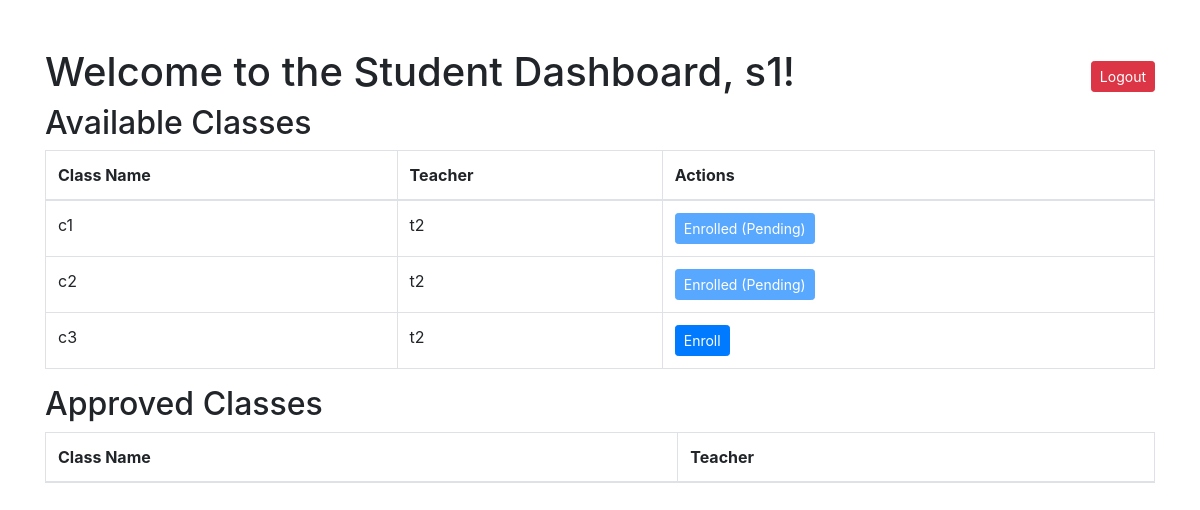
Screenshot of /student/dashboard (signed in) with the database file from the repository.
### app.py (models this page shows)
class User(UserMixin, db.Model):
    id = db.Column(db.Integer, primary_key=True)
    username = db.Column(db.String(150), unique=True, nullable=False)
    password = db.Column(db.String(150), nullable=False)
    role = db.Column(db.String(50), nullable=False)  # Role: Teacher or Student
    status = db.Column(db.String(50), default='pending')  # New status column

class Class(db.Model):
    id = db.Column(db.Integer, primary_key=True)
    name = db.Column(db.String(150), nullable=False)
    teacher_id = db.Column(db.Integer, db.ForeignKey('user.id'), nullable=False)
    students = db.relationship('Enrollment', backref='class_enrolled', lazy=True)
    teacher = db.relationship('User', backref='classes')

### app.py (the view)
@app.route('/student/dashboard')
@login_required
def student_dashboard():
    available_classes = Class.query.all()  # Get all available classes
    approved_classes = Class.query.join(Enrollment).filter(Enrollment.student_id == current_user.id, Enrollment.status == 'Approved').all()  # Get approved classes for the current student
    approved_classes_with_teachers = []
    for cls in approved_classes:
        approved_classes_with_teachers.append({
            'class': cls,
            'teacher_name': cls.teacher.username if cls.teacher else 'No teacher assigned'
        })
    pending_enrollments = Enrollment.query.filter_by(student_id=current_user.id, status='Pending').all()
    pending_class_ids = {enrollment.class_id for enrollment in pending_enrollments}
    return render_template('student/student_dashboard.html', available_classes=available_classes, approved_classes=approved_classes, pending_class_ids=pending_class_ids)

### app.py (called while the page is built)
@login_manager.user_loader
def load_user(user_id):
    return User.query.get(int(user_id))

### templates/student/student_dashboard.html (shortened to what this page needs)
<!DOCTYPE html>
<html lang="en">
<head>
    <link rel="stylesheet" href="https://stackpath.bootstrapcdn.com/bootstrap/4.5.2/css/bootstrap.min.css">
</head>
<body>
    <div class="container mt-5">
        <div class="d-flex justify-content-between align-items-center mt-4">
            <h1>Welcome to the Student Dashboard, {{ current_user.username }}!</h1>
             <form action="{{ url_for('logout') }}" method="POST" style="display:inline;">
                <button type="submit" class="btn btn-danger btn-sm">Logout</button>
            </form>
        </div>
        <h2>Available Classes</h2>
        <table class="table table-bordered">
            <thead>
                <tr>
                    <th>Class Name</th>
                    <th>Teacher</th>
                    <th>Actions</th>
                </tr>
            </thead>
            <tbody>
                {% for class in available_classes %}
                <tr>
                    <td>{{ class.name }}</td>
                    <td>
                        {% if class.teacher %}
                            {{ class.teacher.username }}
                        {% else %}
                            No teacher assigned
                        {% endif %}
                    </td>
                    <td>
                        <form action="{{ url_for('enroll_in_class', class_id=class.id) }}" method="POST" style="display:inline;">
                            <button type="submit" class="btn btn-primary btn-sm"
                                {% if class.id in pending_class_ids %} disabled {% endif %}>
                                {% if class.id in pending_class_ids %} Enrolled (Pending) {% else %} Enroll {% endif %}
                            </button>
                        </form>
                    </td>
                </tr>
                {% endfor %}
            </tbody>
        </table>
        <h2>Approved Classes</h2>
        <table class="table table-bordered">
            <thead>
                <tr>
                    <th>Class Name</th>
                    <th>Teacher</th>
                </tr>
            </thead>
        </table>
    </div>
</body>
</html>

### rows the page displays
User: username "s1"
Class: name "c1", teacher.username "t2", shows "Enrolled (Pending)"
Class: name "c2", teacher.username "t2", shows "Enrolled (Pending)"
Class: name "c3", teacher.username "t2", shows "Enroll"
